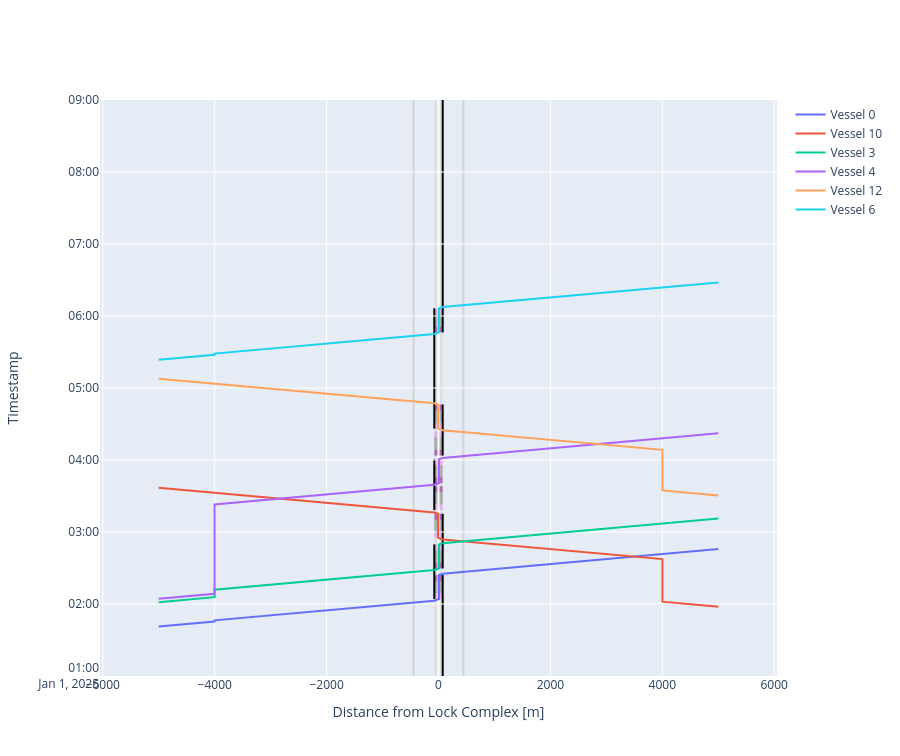

The code cell stored with this chart in its notebook:
### Code cell
# We can plot the time-distance diagram
fig = lock_chamber_II.plot(xlimmin = -6050, 
                           xlimmax = 6050,
                           ylimmin = pd.Timestamp('2025-01-01 01:00:00'),
                           ylimmax = pd.Timestamp('2025-01-01 09:00:00'),
                           method='Plotly')

fig.update_layout(height=cm_to_pixels(20))

### Figure 1 — Plotly figure (JSON) as saved in the notebook; plotly's stock layout.template omitted (floating-point values rounded to 4 significant figures)
{"data": [{"mode": "lines", "name": "Vessel 0", "type": "scatter", "x": [-5002.0, -4002.0, -4002.0, -4002.0, -75.0, -75.0, 7.5, 7.5, 7.5, 7.5, 7.5, 7.5, 7.5, 7.5, 75.0, 75.0, 445.0, 5002.0], "xaxis": "x", "y": ["2025-01-01T01:41:14.550491", "2025-01-01T01:45:24.550491", "2025-01-01T01:46:25.177046", "2025-01-01T01:46:25.177046", "2025-01-01T02:02:47.050491", "2025-01-01T02:02:47.050491", "2025-01-01T02:04:07.234077", "2025-01-01T02:04:07.234077", "2025-01-01T02:09:07.234077", "2025-01-01T02:09:07.234077", "2025-01-01T02:19:07.234077", "2025-01-01T02:19:07.234077", "2025-01-01T02:24:07.234077", "2025-01-01T02:24:07.234077", "2025-01-01T02:25:12.838828", "2025-01-01T02:25:12.838828", "2025-01-01T02:26:45.338828", "2025-01-01T02:45:44.712274"], "yaxis": "y"}, {"mode": "lines", "name": "Vessel 10", "type": "scatter", "x": [5002.0, 4002.0, 4002.0, 4002.0, 75.0, 75.0, -7.5, -7.5, -7.5, -7.5, -7.5, -7.5, -7.5, -7.5, -75.0, -75.0, -445.0, -5002.0], "xaxis": "x", "y": ["2025-01-01T01:57:47.065476", "2025-01-01T02:01:57.065476", "2025-01-01T02:37:26.753720", "2025-01-01T02:37:26.753720", "2025-01-01T02:53:48.627165", "2025-01-01T02:53:48.627165", "2025-01-01T02:55:08.810751", "2025-01-01T02:55:08.810751", "2025-01-01T03:00:08.810751", "2025-01-01T03:00:08.810751", "2025-01-01T03:10:08.810751", "2025-01-01T03:10:08.810751", "2025-01-01T03:15:08.810751", "2025-01-01T03:15:08.810751", "2025-01-01T03:16:14.415502", "2025-01-01T03:16:14.415502", "2025-01-01T03:17:46.915502", "2025-01-01T03:36:46.288948"], "yaxis": "y"}, {"mode": "lines", "name": "Vessel 3", "type": "scatter", "x": [-5002.0, -4002.0, -4002.0, -4002.0, -75.0, -75.0, 7.5, 7.5, 7.5, 7.5, 7.5, 7.5, 7.5, 7.5, 75.0, 75.0, 445.0, 5002.0], "xaxis": "x", "y": ["2025-01-01T02:01:32.774660", "2025-01-01T02:05:42.774660", "2025-01-01T02:11:55.965383", "2025-01-01T02:11:55.965383", "2025-01-01T02:28:17.838828", "2025-01-01T02:28:17.838828", "2025-01-01T02:29:38.022414", "2025-01-01T02:29:38.022414", "2025-01-01T02:34:38.022414", "2025-01-01T02:34:38.022414", "2025-01-01T02:44:38.022414", "2025-01-01T02:44:38.022414", "2025-01-01T02:49:38.022414", "2025-01-01T02:49:38.022414", "2025-01-01T02:50:43.627165", "2025-01-01T02:50:43.627165", "2025-01-01T02:52:16.127165", "2025-01-01T03:11:15.500611"], "yaxis": "y"}, {"mode": "lines", "name": "Vessel 4", "type": "scatter", "x": [-5002.0, -4002.0, -4002.0, -4002.0, -75.0, -75.0, 7.5, 7.5, 7.5, 7.5, 7.5, 7.5, 7.5, 7.5, 75.0, 75.0, 445.0, 5002.0], "xaxis": "x", "y": ["2025-01-01T02:04:18.019448", "2025-01-01T02:08:28.019448", "2025-01-01T03:22:57.542057", "2025-01-01T03:22:57.542057", "2025-01-01T03:39:19.415502", "2025-01-01T03:39:19.415502", "2025-01-01T03:40:39.599088", "2025-01-01T03:40:39.599088", "2025-01-01T03:45:39.599088", "2025-01-01T03:45:39.599088", "2025-01-01T03:55:39.599088", "2025-01-01T03:55:39.599088", "2025-01-01T04:00:39.599088", "2025-01-01T04:00:39.599088", "2025-01-01T04:01:45.203839", "2025-01-01T04:01:45.203839", "2025-01-01T04:03:17.703839", "2025-01-01T04:22:17.077285"], "yaxis": "y"}, {"mode": "lines", "name": "Vessel 12", "type": "scatter", "x": [5002.0, 4002.0, 4002.0, 4002.0, 75.0, 75.0, -7.5, -7.5, -7.5, -7.5, -7.5, -7.5, -7.5, -7.5, -75.0, -75.0, -445.0, -5002.0], "xaxis": "x", "y": ["2025-01-01T03:30:27.343527", "2025-01-01T03:34:37.343527", "2025-01-01T04:08:28.330394", "2025-01-01T04:08:28.330394", "2025-01-01T04:24:50.203839", "2025-01-01T04:24:50.203839", "2025-01-01T04:26:10.387425", "2025-01-01T04:26:10.387425", "2025-01-01T04:31:10.387425", "2025-01-01T04:31:10.387425", "2025-01-01T04:41:10.387425", "2025-01-01T04:41:10.387425", "2025-01-01T04:46:10.387425", "2025-01-01T04:46:10.387425", "2025-01-01T04:47:15.992176", "2025-01-01T04:47:15.992176", "2025-01-01T04:48:48.492176", "2025-01-01T05:07:47.865622"], "yaxis": "y"}, {"mode": "lines", "name": "Vessel 6", "type": "scatter", "x": [-5002.0, -4002.0, -4002.0, -4002.0, -75.0, -75.0, 7.5, 7.5, 7.5, 7.5, 7.5, 7.5, 7.5, 7.5, 75.0, 75.0, 445.0, 5002.0], "xaxis": "x", "y": ["2025-01-01T05:23:30.180018", "2025-01-01T05:27:40.180018", "2025-01-01T05:28:40.806573", "2025-01-01T05:28:40.806573", "2025-01-01T05:45:02.680018", "2025-01-01T05:45:02.680018", "2025-01-01T05:46:22.863604", "2025-01-01T05:46:22.863604", "2025-01-01T05:51:22.863604", "2025-01-01T05:51:22.863604", "2025-01-01T06:01:22.863604", "2025-01-01T06:01:22.863604", "2025-01-01T06:06:22.863604", "2025-01-01T06:06:22.863604", "2025-01-01T06:07:28.468355", "2025-01-01T06:07:28.468355", "2025-01-01T06:09:00.968355", "2025-01-01T06:28:00.341800"], "yaxis": "y"}], "layout": {"height": 756, "shapes": [{"fillcolor": "lightgrey", "layer": "below", "line": {"width": 0}, "name": "Lock Geometry", "opacity": 0.5, "type": "rect", "x0": -75, "x1": 75, "y0": "2025-01-01T01:00:00", "y1": "2025-01-01T09:00:00"}, {"fillcolor": "violet", "layer": "below", "line": {"width": 0}, "name": "Lock gate closing", "opacity": 0.5, "type": "rect", "x0": -75, "x1": 75, "xref": "x", "y0": "2025-01-01T02:04:07.234077", "y1": "2025-01-01T02:09:07.234077", "yref": "y"}, {"fillcolor": "grey", "layer": "below", "line": {"width": 0}, "name": "Lock levelling", "opacity": 0.5, "type": "rect", "x0": -75, "x1": 75, "xref": "x", "y0": "2025-01-01T02:09:07.234077", "y1": "2025-01-01T02:19:07.234077", "yref": "y"}, {"fillcolor": "purple", "layer": "below", "line": {"width": 0}, "name": "Lock gate opening", "opacity": 0.5, "type": "rect", "x0": -75, "x1": 75, "xref": "x", "y0": "2025-01-01T02:19:07.234077", "y1": "2025-01-01T02:24:07.234077", "yref": "y"}, {"fillcolor": "purple", "layer": "below", "line": {"width": 0}, "name": "Lock gate closing", "opacity": 0.5, "type": "rect", "x0": -75, "x1": 75, "xref": "x", "y0": "2025-01-01T02:29:38.022414", "y1": "2025-01-01T02:34:38.022414", "yref": "y"}, {"fillcolor": "grey", "layer": "below", "line": {"width": 0}, "name": "Lock levelling", "opacity": 0.5, "type": "rect", "x0": -75, "x1": 75, "xref": "x", "y0": "2025-01-01T02:34:38.022414", "y1": "2025-01-01T02:44:38.022414", "yref": "y"}, {"fillcolor": "violet", "layer": "below", "line": {"width": 0}, "name": "Lock gate opening", "opacity": 0.5, "type": "rect", "x0": -75, "x1": 75, "xref": "x", "y0": "2025-01-01T02:44:38.022414", "y1": "2025-01-01T02:49:38.022414", "yref": "y"}, {"fillcolor": "violet", "layer": "below", "line": {"width": 0}, "name": "Lock gate closing", "opacity": 0.5, "type": "rect", "x0": -75, "x1": 75, "xref": "x", "y0": "2025-01-01T02:55:08.810751", "y1": "2025-01-01T03:00:08.810751", "yref": "y"}, {"fillcolor": "grey", "layer": "below", "line": {"width": 0}, "name": "Lock levelling", "opacity": 0.5, "type": "rect", "x0": -75, "x1": 75, "xref": "x", "y0": "2025-01-01T03:00:08.810751", "y1": "2025-01-01T03:10:08.810751", "yref": "y"}, {"fillcolor": "purple", "layer": "below", "line": {"width": 0}, "name": "Lock gate opening", "opacity": 0.5, "type": "rect", "x0": -75, "x1": 75, "xref": "x", "y0": "2025-01-01T03:10:08.810751", "y1": "2025-01-01T03:15:08.810751", "yref": "y"}, {"fillcolor": "violet", "layer": "below", "line": {"width": 0}, "name": "Lock gate closing", "opacity": 0.5, "type": "rect", "x0": -75, "x1": 75, "xref": "x", "y0": "2025-01-01T03:18:14.415502", "y1": "2025-01-01T03:23:14.415502", "yref": "y"}, {"fillcolor": "grey", "layer": "below", "line": {"width": 0}, "name": "Lock levelling", "opacity": 0.5, "type": "rect", "x0": -75, "x1": 75, "xref": "x", "y0": "2025-01-01T03:23:14.415502", "y1": "2025-01-01T03:33:14.415502", "yref": "y"}, {"fillcolor": "purple", "layer": "below", "line": {"width": 0}, "name": "Lock gate opening", "opacity": 0.5, "type": "rect", "x0": -75, "x1": 75, "xref": "x", "y0": "2025-01-01T03:33:14.415502", "y1": "2025-01-01T03:38:14.415502", "yref": "y"}, {"fillcolor": "purple", "layer": "below", "line": {"width": 0}, "name": "Lock gate closing", "opacity": 0.5, "type": "rect", "x0": -75, "x1": 75, "xref": "x", "y0": "2025-01-01T03:40:39.599088", "y1": "2025-01-01T03:45:39.599088", "yref": "y"}, {"fillcolor": "grey", "layer": "below", "line": {"width": 0}, "name": "Lock levelling", "opacity": 0.5, "type": "rect", "x0": -75, "x1": 75, "xref": "x", "y0": "2025-01-01T03:45:39.599088", "y1": "2025-01-01T03:55:39.599088", "yref": "y"}, {"fillcolor": "violet", "layer": "below", "line": {"width": 0}, "name": "Lock gate opening", "opacity": 0.5, "type": "rect", "x0": -75, "x1": 75, "xref": "x", "y0": "2025-01-01T03:55:39.599088", "y1": "2025-01-01T04:00:39.599088", "yref": "y"}, {"fillcolor": "purple", "layer": "below", "line": {"width": 0}, "name": "Lock gate closing", "opacity": 0.5, "type": "rect", "x0": -75, "x1": 75, "xref": "x", "y0": "2025-01-01T04:03:45.203839", "y1": "2025-01-01T04:08:45.203839", "yref": "y"}, {"fillcolor": "grey", "layer": "below", "line": {"width": 0}, "name": "Lock levelling", "opacity": 0.5, "type": "rect", "x0": -75, "x1": 75, "xref": "x", "y0": "2025-01-01T04:08:45.203839", "y1": "2025-01-01T04:18:45.203839", "yref": "y"}, {"fillcolor": "violet", "layer": "below", "line": {"width": 0}, "name": "Lock gate opening", "opacity": 0.5, "type": "rect", "x0": -75, "x1": 75, "xref": "x", "y0": "2025-01-01T04:18:45.203839", "y1": "2025-01-01T04:23:45.203839", "yref": "y"}, {"fillcolor": "violet", "layer": "below", "line": {"width": 0}, "name": "Lock gate closing", "opacity": 0.5, "type": "rect", "x0": -75, "x1": 75, "xref": "x", "y0": "2025-01-01T04:26:10.387425", "y1": "2025-01-01T04:31:10.387425", "yref": "y"}, {"fillcolor": "grey", "layer": "below", "line": {"width": 0}, "name": "Lock levelling", "opacity": 0.5, "type": "rect", "x0": -75, "x1": 75, "xref": "x", "y0": "2025-01-01T04:31:10.387425", "y1": "2025-01-01T04:41:10.387425", "yref": "y"}, {"fillcolor": "purple", "layer": "below", "line": {"width": 0}, "name": "Lock gate opening", "opacity": 0.5, "type": "rect", "x0": -75, "x1": 75, "xref": "x", "y0": "2025-01-01T04:41:10.387425", "y1": "2025-01-01T04:46:10.387425", "yref": "y"}, {"fillcolor": "purple", "layer": "below", "line": {"width": 0}, "name": "Lock gate closing", "opacity": 0.5, "type": "rect", "x0": -75, "x1": 75, "xref": "x", "y0": "2025-01-01T05:46:22.863604", "y1": "2025-01-01T05:51:22.863604", "yref": "y"}, {"fillcolor": "grey", "layer": "below", "line": {"width": 0}, "name": "Lock levelling", "opacity": 0.5, "type": "rect", "x0": -75, "x1": 75, "xref": "x", "y0": "2025-01-01T05:51:22.863604", "y1": "2025-01-01T06:01:22.863604", "yref": "y"}, {"fillcolor": "violet", "layer": "below", "line": {"width": 0}, "name": "Lock gate opening", "opacity": 0.5, "type": "rect", "x0": -75, "x1": 75, "xref": "x", "y0": "2025-01-01T06:01:22.863604", "y1": "2025-01-01T06:06:22.863604", "yref": "y"}, {"fillcolor": "darkgrey", "layer": "below", "line": {"width": 0}, "name": "Lock gate opening", "opacity": 0.5, "type": "rect", "x0": -75, "x1": 75, "xref": "x", "y0": "2025-01-01T02:09:07.234077", "y1": "2025-01-01T02:19:07.234077", "yref": "y"}, {"fillcolor": "darkgrey", "layer": "below", "line": {"width": 0}, "name": "Lock gate opening", "opacity": 0.5, "type": "rect", "x0": -75, "x1": 75, "xref": "x", "y0": "2025-01-01T02:34:38.022414", "y1": "2025-01-01T02:44:38.022414", "yref": "y"}, {"fillcolor": "darkgrey", "layer": "below", "line": {"width": 0}, "name": "Lock gate opening", "opacity": 0.5, "type": "rect", "x0": -75, "x1": 75, "xref": "x", "y0": "2025-01-01T03:00:08.810751", "y1": "2025-01-01T03:00:08.810751", "yref": "y"}, {"fillcolor": "darkgrey", "layer": "below", "line": {"width": 0}, "name": "Lock gate opening", "opacity": 0.5, "type": "rect", "x0": -75, "x1": 75, "xref": "x", "y0": "2025-01-01T03:23:14.415502", "y1": "2025-01-01T03:33:14.415502", "yref": "y"}, {"fillcolor": "darkgrey", "layer": "below", "line": {"width": 0}, "name": "Lock gate opening", "opacity": 0.5, "type": "rect", "x0": -75, "x1": 75, "xref": "x", "y0": "2025-01-01T03:45:39.599088", "y1": "2025-01-01T03:45:39.599088", "yref": "y"}, {"fillcolor": "darkgrey", "layer": "below", "line": {"width": 0}, "name": "Lock gate opening", "opacity": 0.5, "type": "rect", "x0": -75, "x1": 75, "xref": "x", "y0": "2025-01-01T04:08:45.203839", "y1": "2025-01-01T04:18:45.203839", "yref": "y"}, {"fillcolor": "darkgrey", "layer": "below", "line": {"width": 0}, "name": "Lock gate opening", "opacity": 0.5, "type": "rect", "x0": -75, "x1": 75, "xref": "x", "y0": "2025-01-01T04:31:10.387425", "y1": "2025-01-01T04:41:10.387425", "yref": "y"}, {"fillcolor": "darkgrey", "layer": "below", "line": {"width": 0}, "name": "Lock gate opening", "opacity": 0.5, "type": "rect", "x0": -75, "x1": 75, "xref": "x", "y0": "2025-01-01T05:51:22.863604", "y1": "2025-01-01T06:01:22.863604", "yref": "y"}, {"layer": "below", "line": {"color": "black"}, "name": "Lock gate opening", "type": "line", "x0": -75, "x1": -75, "xref": "x", "y0": "2025-01-01T02:04:07.234077", "y1": "2025-01-01T02:49:38.022414", "yref": "y"}, {"layer": "below", "line": {"color": "black"}, "name": "Lock gate opening", "type": "line", "x0": -75, "x1": -75, "xref": "x", "y0": "2025-01-01T03:18:14.415502", "y1": "2025-01-01T04:00:39.599088", "yref": "y"}, {"layer": "below", "line": {"color": "black"}, "name": "Lock gate opening", "type": "line", "x0": -75, "x1": -75, "xref": "x", "y0": "2025-01-01T04:26:10.387425", "y1": "2025-01-01T06:06:22.863604", "yref": "y"}, {"layer": "below", "line": {"color": "black"}, "name": "Lock gate opening", "type": "line", "x0": 75, "x1": 75, "xref": "x", "y0": "2025-01-01T01:00:00", "y1": "2025-01-01T02:24:07.234077", "yref": "y"}, {"layer": "below", "line": {"color": "black"}, "name": "Lock gate opening", "type": "line", "x0": 75, "x1": 75, "xref": "x", "y0": "2025-01-01T02:29:38.022414", "y1": "2025-01-01T03:15:08.810751", "yref": "y"}, {"layer": "below", "line": {"color": "black"}, "name": "Lock gate opening", "type": "line", "x0": 75, "x1": 75, "xref": "x", "y0": "2025-01-01T04:03:45.203839", "y1": "2025-01-01T04:46:10.387425", "yref": "y"}, {"layer": "below", "line": {"color": "black"}, "name": "Lock gate opening", "type": "line", "x0": 75, "x1": 75, "xref": "x", "y0": "2025-01-01T05:46:22.863604", "y1": "2025-01-01T09:00:00", "yref": "y"}, {"layer": "below", "line": {"color": "lightgrey"}, "type": "line", "x0": -445, "x1": -445, "xref": "x", "y0": 0, "y1": 1, "yref": "y domain"}, {"layer": "below", "line": {"color": "lightgrey"}, "type": "line", "x0": 445, "x1": 445, "xref": "x", "y0": 0, "y1": 1, "yref": "y domain"}], "showlegend": true, "xaxis": {"anchor": "y", "domain": [0, 1], "range": [-6050, 6050], "title": {"text": "Distance from Lock Complex [m]"}}, "yaxis": {"anchor": "x", "domain": [0, 1], "range": ["2025-01-01T01:00:00", "2025-01-01T09:00:00"], "title": {"text": "Timestamp"}}}}
